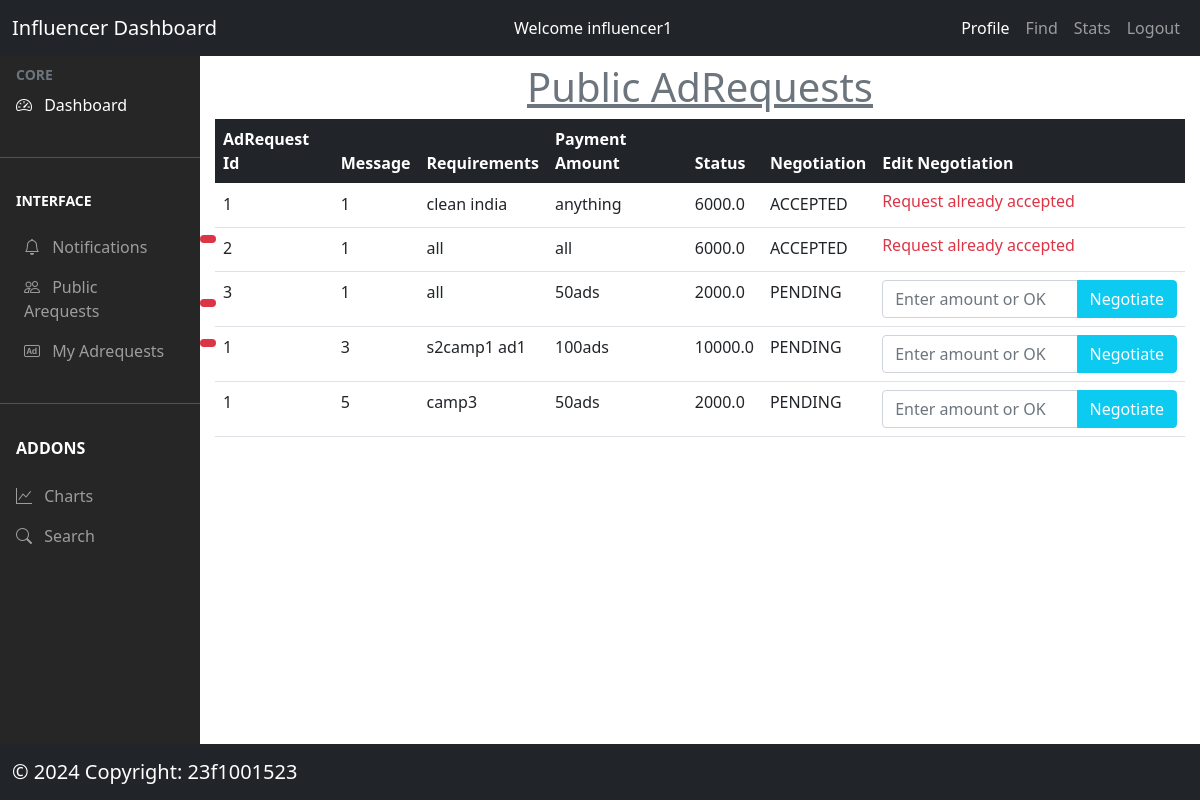
Screenshot of /influencer/public/adrequests/show (signed in) with the database file from the repository.
### models/model.py (models this page shows, shortened)
class AdRequest(db.Model):
  __tablename__ = 'adrequests'
  adrequest_id = db.Column(db.Integer, autoincrement=True, primary_key=True)
  message = db.Column(db.String(500), nullable=False)
  requirements = db.Column(db.String(500), nullable=False)
  payment_amount = db.Column(db.Float, nullable=False)
  status = db.Column(db.String(200),
                     nullable=False)  #PENDING/ACCEPTED/REJECTED
  flag_status = db.Column(db.String(50), nullable=False)  #active or inactive
  campaign_id = db.Column(db.String(200),
                          db.ForeignKey("campaigns.campaign_id"),
                          nullable=False)
  influencer_id = db.Column(db.String(200),
                            db.ForeignKey("influencers.influencer_id"))
  create_date = db.Column(db.DateTime, default=datetime.now(timezone.utc))
  negotiations = db.relationship('Negotiation', backref='adrequest', lazy=True)

### controllers/influencer.py (the view)
@app.route('/influencer/public/adrequests/show')
@login_required_influencer
def public_adrequests_show():
  try:
    influencer_id = session['user_id']
    campaigns = Campaign.query.filter_by(visibility='Public',
                                        status="ACTIVE").all()
    return render_template('/influencer/public_adrequests.html',
                          campaigns=campaigns)
  except:
    flash(fatalerror)

### controllers/usermanager.py (called while the page is built)
def login_required_influencer(func):
  @wraps(func)
  def wrapper_influencer(*args, **kwargs):
    if session.get('loggedin') is None or session['user_type'] != 'influencer':
      flash('You need to login first')
      return redirect(url_for('login'))
    return func(*args, **kwargs)
  return wrapper_influencer

### templates/influencer/public_adrequests.html (shortened to what this page needs)
{% extends '/influencer/influencer_dashboard.html' %}
{% block content %}
<div class="mt-1">
    {% if campaigns %}
     <h1 class='text-center text-secondary '><u>Public AdRequests</u></h1>
     <table class='table table-responsive'>
       <thead class='bg-dark text-white'>
         <th>AdRequest Id</th>
         <th>Message</th>
         <th>Requirements</th>
        <th>Payment Amount</th>
         <th>Status</th>
         <th>Negotiation</th>
         <th>Edit Negotiation</th>
       </thead>
       {% for campaign in campaigns%}
          {% for adrequest in campaign.adrequests %}
       <tr>
          <td>{{loop.index}}</td>
          <td>{{ adrequest.campaign_id  }}</td>
        <td>{{ adrequest.message  }}</td>
          <td>{{ adrequest.requirements   }}</td>
          <td>{{ adrequest.payment_amount  }}</td>
          <td>{{ adrequest.status }}</td>
          <td>
            {% if adrequest.status=='PENDING' %}
            <form action='/influencer/show/{{adrequest.adrequest_id}}' method='POST'>
               <div class='input-group'>
               <input type='text' class='form-control font-size-sm' id='negotiation' name='negotiation' placeholder='Enter amount or OK'>
               <button type='submit' class='btn btn-info text-white'>Negotiate</button>
                 </div>
               </form>
            {% else %}
            <h6 class='text-danger'>Request already accepted</h6>
            {% endif %}
          </td>
        </tr>
           {% endfor %}
       {% endfor %}
   </table>
   {% endif %}
</div>
{% endblock %}

### templates/influencer/influencer_dashboard.html (shortened to what this page needs)
<!doctype html>
<html lang="en">
  <head>
    {% block head %}
    <link rel="stylesheet" href="/static/css/style.css">
    <link href="https://cdn.jsdelivr.net/npm/bootstrap@5.0.2/dist/css/bootstrap.min.css" rel="stylesheet">
    <link rel="stylesheet" href="https://cdn.jsdelivr.net/npm/bootstrap-icons@1.11.1/font/bootstrap-icons.css"/>
    {% endblock %}
  </head>
  <body>
    <div class="parent">
      <div class="header">
          <nav class="navbar navbar-expand-lg navbar-dark bg-dark">
                <div class="container-fluid">
                  <a class="navbar-brand" href="/influencer/dashboard">Influencer Dashboard</a>
                  <div class="collapse navbar-collapse" id="navbarSupportedContent">
                    <ul class="navbar-nav ms-auto mb-2 mb-lg-0">
                      <li class="nav-item">
                          <a class="nav-link active" href="/influencer/profile">Welcome {{session['user_id']}}</a>
                      </li></ul>
                    <ul class="navbar-nav ms-auto mb-2 mb-lg-0">
                      <li class="nav-item">
                        <a class="nav-link active" aria-current="page" href="/influencer/profile">Profile</a>
                      </li>
                      <li class="nav-item">
                        <a class="nav-link" href="/influencer/find">Find</a>
                      </li>
                      <li class="nav-item">
                        <a class="nav-link" href="/influencer/stats">Stats</a>
                      </li>
                      <li class="nav-item">
                        <a class="nav-link" href="/logout">Logout</a>
                      </li>
                    </ul>
                  </div>
                </div>
              </nav>
      </div>
      <div class="aside">
        <nav class="navbar navbar-dark">
            <ul class="navbar-nav navbar-expand-md">
            <li>
              <div class="text-muted small fw-bold text-uppercase px-3">
                CORE
              </div>
            </li>
            <li>
              <a href="/influencer/dashboard" class="nav-link px-3 active">
                <span class="me-2"><i class="bi bi-speedometer2"></i></span>
                <span>Dashboard</span>
              </a>
            </li>
            <li class="my-4"><hr class="dropdown-divider bg-light" /></li>
            <li>
              <div class="small fw-bold text-uppercase px-3 mb-3">
                Interface
              </div>
            </li>
            <li>
              <a class="nav-link px-4 sidebar-link position-relative" href="/influencer/dashboard">
                <span class="me-2"><i class="bi bi-bell"></i></span>
                <span>Notifications</span>
                <span class="position-absolute top-2 start-100 translate-center badge rounded-pill bg-danger">{{session['pvtNotifications']}}
                </span>
              </a>
            </li>
              <li>
                <a href="/influencer/public/adrequests/show" class="nav-link px-4 sidebar-link position-relative">
                  <span class="me-2"><i class="bi bi-people"></i></span>
                  <span>Public Arequests</span>
                  <span class="position-absolute top-2 start-100 translate-center badge rounded-pill bg-danger">{{session['allPublic']}}
                  </span>
                </a>
              </li>
            <li>
              <a href="/influencer/adrequests/accepted/show" class="nav-link px-4 sidebar-link position-relative">
                <span class="me-2"><i class="bi bi-badge-ad"></i></span>
                <span>My Adrequests</span>
                <span class="position-absolute top-2 start-100 translate-center badge rounded-pill bg-danger">{{session['allAdrequests']}}
                </span>
              </a>
            </li>
            <li class="my-4"><hr class="dropdown-divider bg-light" /></li>
            <li>
              <div class="fw-bold text-uppercase px-3 mb-3">
                Addons
              </div>
            </li>
            <li>
              <a href="/influencer/stats" class="nav-link px-3">
                <span class="me-2"><i class="bi bi-graph-up"></i></span>
                <span>Charts</span>
              </a>
            </li>
            <li>
              <a href="/influencer/find" class="nav-link px-3">
                <span class="me-2"><i class="bi bi-search"></i></span>
                <span>Search</span>
              </a>
            </li>
          </ul>
        </nav>
      </div>
      <div class="main">
        <div class="container">
        {% block content %}
        {% endblock %}
      </div>
      </div>
        <div class="footer">
          <nav class="navbar fixed-bottom bg-dark navbar-dark">
            <div class="container-fluid">
              <a class="navbar-brand me-auto" href="#">&copy 2024 Copyright: 23f1001523</a>
            </div>
          </nav>
        </div>
  </div>
  </body>
</html>

### static/css/style.css (style rules this page uses)
.parent { display: grid; height: 100vh; grid-template-areas: "head head" "aside main" "foot foot"; grid-template-columns: 0.2fr 1fr; grid-template-rows: auto 1fr auto; overflow:auto; }
.header { grid-area: head; color: white; position: -webkit-sticky; position: sticky; top: 0; z-index:99; }
.aside { grid-area: aside; background-color: #272626; color: white; }
.main { grid-area: main; background-color: white; margin: 3px; overflow:auto; }
.footer { grid-area: foot; background-color: black; color: white; }

### rows the page displays
AdRequest: user_id "influencer1", campaign_id "1", message "clean india", requirements "anything", payment_amount "6000.0", status "ACCEPTED", shows "Request already accepted"
AdRequest: campaign_id "1", message "all", requirements "all", payment_amount "6000.0", status "ACCEPTED", shows "Request already accepted"
AdRequest: campaign_id "1", message "all", requirements "50ads", payment_amount "2000.0", status "PENDING"
AdRequest: campaign_id "3", message "s2camp1 ad1", requirements "100ads", payment_amount "10000.0", status "PENDING"
AdRequest: campaign_id "5", message "camp3", requirements "50ads", payment_amount "2000.0", status "PENDING"
